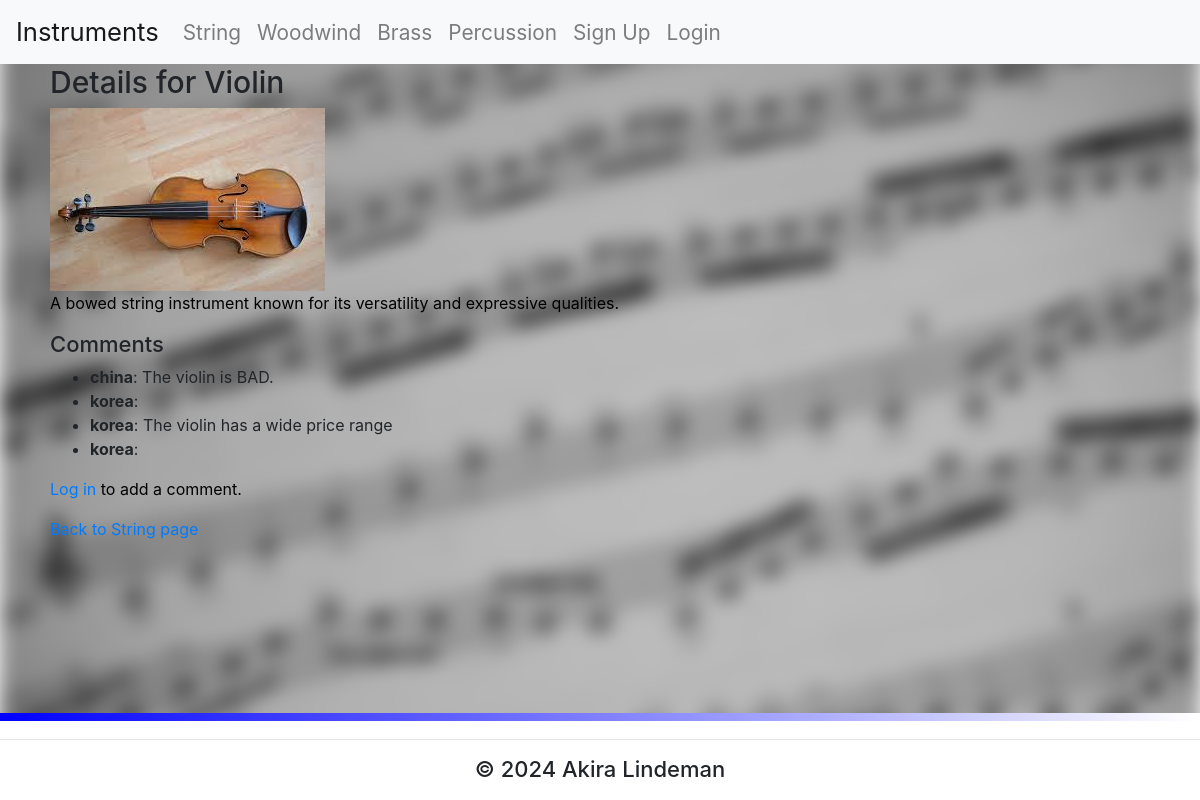
The page /instrument/1 on the database its author committed.
### tables this page shows
CREATE TABLE Instrument (id INTEGER PRIMARY KEY, name TEXT, familyid INTEGER REFERENCES InstrumentFamily (id), description TEXT, image TEXT);

CREATE TABLE Comments (id INTEGER PRIMARY KEY, instrument_id INTEGER REFERENCES Instrument (id), user_id INTEGER REFERENCES Users (id), unchecked_comment TEXT, checked_comment TEXT);

CREATE TABLE Users (id INTEGER PRIMARY KEY AUTOINCREMENT, username TEXT, password TEXT);

### routes.py (the view)
@app.route('/instrument/<int:instrument_id>')
def instrument_details(instrument_id):
    instrument_query = "SELECT * FROM Instrument WHERE id = ?"
    instrument = sql_queries(instrument_query, (instrument_id,), 'fetchone')
    comments_query = """
    SELECT Comments.id, Comments.unchecked_comment, Comments.checked_comment, Users.username, Comments.user_id
    FROM Comments
    JOIN Users ON Comments.user_id = Users.id
    WHERE Comments.instrument_id = ?
    """
    comments = sql_queries(comments_query, (instrument_id,), 'fetchall')
    return render_template('instrument.html', instrument=instrument, page='instrument', comments=comments)

### routes.py (called while the page is built)
def sql_queries(query, params, option):
    connection = sqlite3.connect('instruments.db')
    cursor = connection.cursor()
    cursor.execute(query, params)
    if option == 'fetchone':
        result = cursor.fetchone()
        connection.close()
        return result
    elif option == 'fetchall':
        result = cursor.fetchall()
        connection.close()
        return result
    elif option == 'commit':
        connection.commit()
        connection.close()

### templates/instrument.html (shortened to what this page needs)
{% extends 'layout.html' %}
{% block content %}
  <div id="content">
  <h1>Details for {{ instrument[1] }}</h1>
    <img src="{{ instrument[4] }}" alt="Image of {{ instrument[1] }}">
    <p>{{ instrument[3] }}</p>
    <h2>Comments</h2>
    {% if comments %}
    <ul>
      {% for comment in comments %}
        <li>
          <strong>{{ comment[3] }}</strong>: {{ comment[2] }}
        </li>
      {% endfor %}
    </ul>
    {% else %}
      <p>No comments yet. Be the first!</p>
    {% endif %}
    {% if session.get('user_id') %}
      <a href="{{ url_for('add_comment', instrument_id=instrument[0]) }}" class="btn btn-primary">Add Comment</a>
    {% else %}
      <p><a href="{{ url_for('login') }}">Log in</a> to add a comment.</p>
    {% endif %}
    <p><a href="{{ url_for('string') }}">Back to String page</a></p>
  </div>
{% endblock %}

### templates/layout.html (shortened to what this page needs)
<!DOCTYPE html>
<html>
<head>
    <link rel="stylesheet" href="https://stackpath.bootstrapcdn.com/bootstrap/4.3.1/css/bootstrap.min.css">
    <link rel="stylesheet" href="{{ url_for('static', filename='style.css') }}">
</head>
<body>
    <nav>
        {% include "nav.html" %}
    </nav>
        <div class="container mt-4">
            {% block content %}
            {% endblock %}
        </div>
        <footer class="footer">
            <hr>
            <h2>&copy; 2024 Akira Lindeman</h2>
        </footer>
</body>
</html>

### templates/nav.html
<nav class="navbar navbar-expand-lg navbar-light bg-light fixed-top">
  <a class="navbar-brand" href="/string">Instruments</a>
    <div class="collapse navbar-collapse" id="navbarNav">
      <ul class="navbar-nav">
        <li class="nav-item"><a class="nav-link" href="/string">String</a></li>
        <li class="nav-item"><a class="nav-link" href="/woodwind">Woodwind</a></li>
        <li class="nav-item"><a class="nav-link" href="/brass">Brass</a></li>
        <li class="nav-item"><a class="nav-link" href="/percussion">Percussion</a></li>
        {% if session.get('user_id') %}
          <li class="nav-item"><a class="nav-link" href="/logout">Logout</a></li>
        {% else %}
          <li class="nav-item"><a class="nav-link" href="/signup">Sign Up</a></li>
          <li class="nav-item"><a class="nav-link" href="/login">Login</a></li>
        {% endif %}
      </ul>
    </div>
<link rel="stylesheet" href="style.css">

### static/style.css (style rules this page uses)
html, body { height: 100%; margin: 0; }
body::before { content: ""; position: fixed; top: 0; left: 0; width: 100%; height: 100%; background-image: url("/static/pictures/background.jpeg"); background-repeat: no-repeat; background-position: center; background-attachment: fixed; background-size: cover; filter: blur(10px); z-index: -1; pointer-events: none; }
.container { grid-row: 2; padding: 20px; }
.navbar { margin-bottom: 20px; }
.navbar-brand { font-size: 1.6em; }
.nav-item .nav-link { font-size: 1.3em; color: #555; }
p { color: rgb(0, 0, 0); }
.footer::before { content: ''; background: linear-gradient(to right, blue, white); height: 8px; width: 100%; position: absolute; top: 0; left: 0; }
.footer { grid-row: 3; background-color: #ffff; position: fixed; text-align: center; padding: 10px 0; width: 100%; font-size: 0.1em; bottom: 0; }

### rows shown on the page
Instrument: name "Violin", image (picture), description "A bowed string instrument known for its versatility and expressive qualities."
Comments: username "china", checked_comment "The violin is BAD."
Comments: username "korea"
Comments: username "korea", checked_comment "The violin has a wide price range"
Comments: username "korea"
